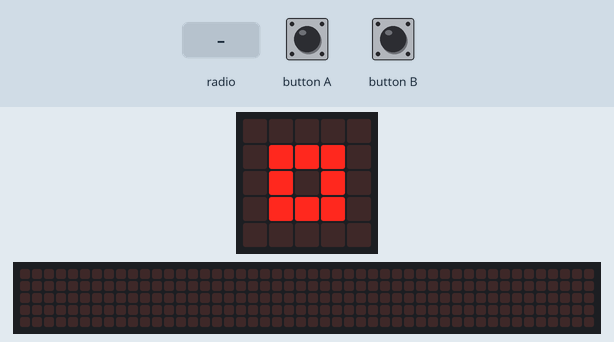
Simulated run of this program. Board: BBC micro:bit (MakeCode). Shown: the board's 5×5 LED display, a strip that is not on the board, showing the scrolling text unrolled. The test bench sets the inputs (shaded band). The 48×5 strip is a reading aid, not a part: it shows the text the display is scrolling, unrolled, one strip-width of it at a time.

Above: at 5.5 s.
At 6.1 s:
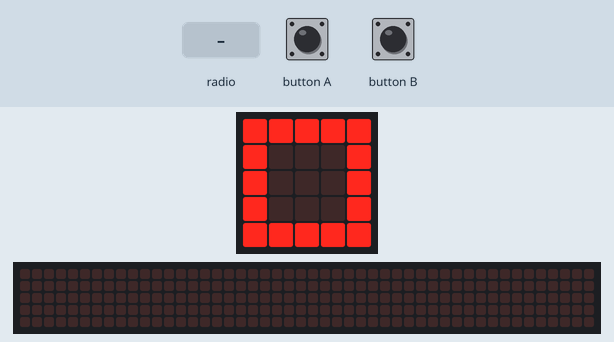
6.7 s: radio message "Y" arrives
At 7.92 s:
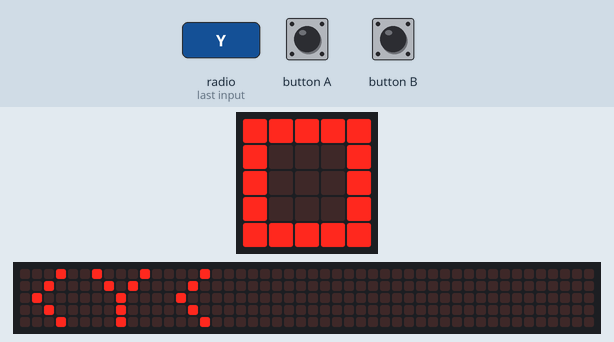
At 11.22 s:
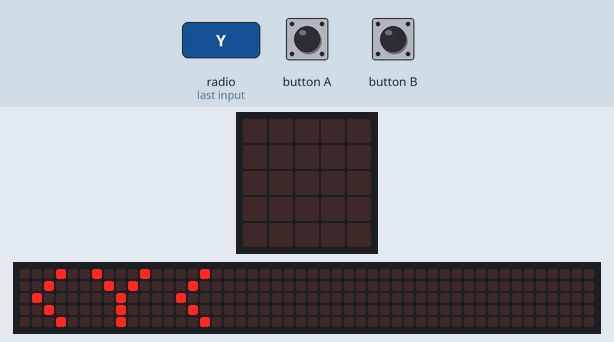

Measured:
- after the input at 6.7 s, the display: first differs from a run without the input after 1.1 s (image 2)
- what the display in image 0 shows lasts 0.6 s, from 5.4 s to 6.0 s
- what the display in image 3 shows lasts 0.4 s, from 11.0 s to 11.4 s

The program:

microbit-05b-love---reply.py
```python
def on_button_pressed_a():
    global program_state
    if program_state == 1:
        radio.send_string("Y")
        program_state = 0
input.on_button_pressed(Button.A, on_button_pressed_a)

def on_received_string(receivedString):
    global program_state, msg
    program_state = 1
    msg = receivedString
radio.on_received_string(on_received_string)

def on_button_pressed_b():
    global program_state
    if program_state == 1:
        radio.send_string("N")
        program_state = 0
input.on_button_pressed(Button.B, on_button_pressed_b)

msg = ""
program_state = 0
basic.show_string("reply")
radio.set_group(123)
# 0 - waiting
# 1 - received
program_state = 0

def on_forever():
    if program_state == 0:
        basic.show_icon(IconNames.SMALL_SQUARE)
        basic.show_icon(IconNames.SQUARE)
    else:
        basic.show_string("<Y<")
        basic.show_string(">N>")
basic.forever(on_forever)
```
